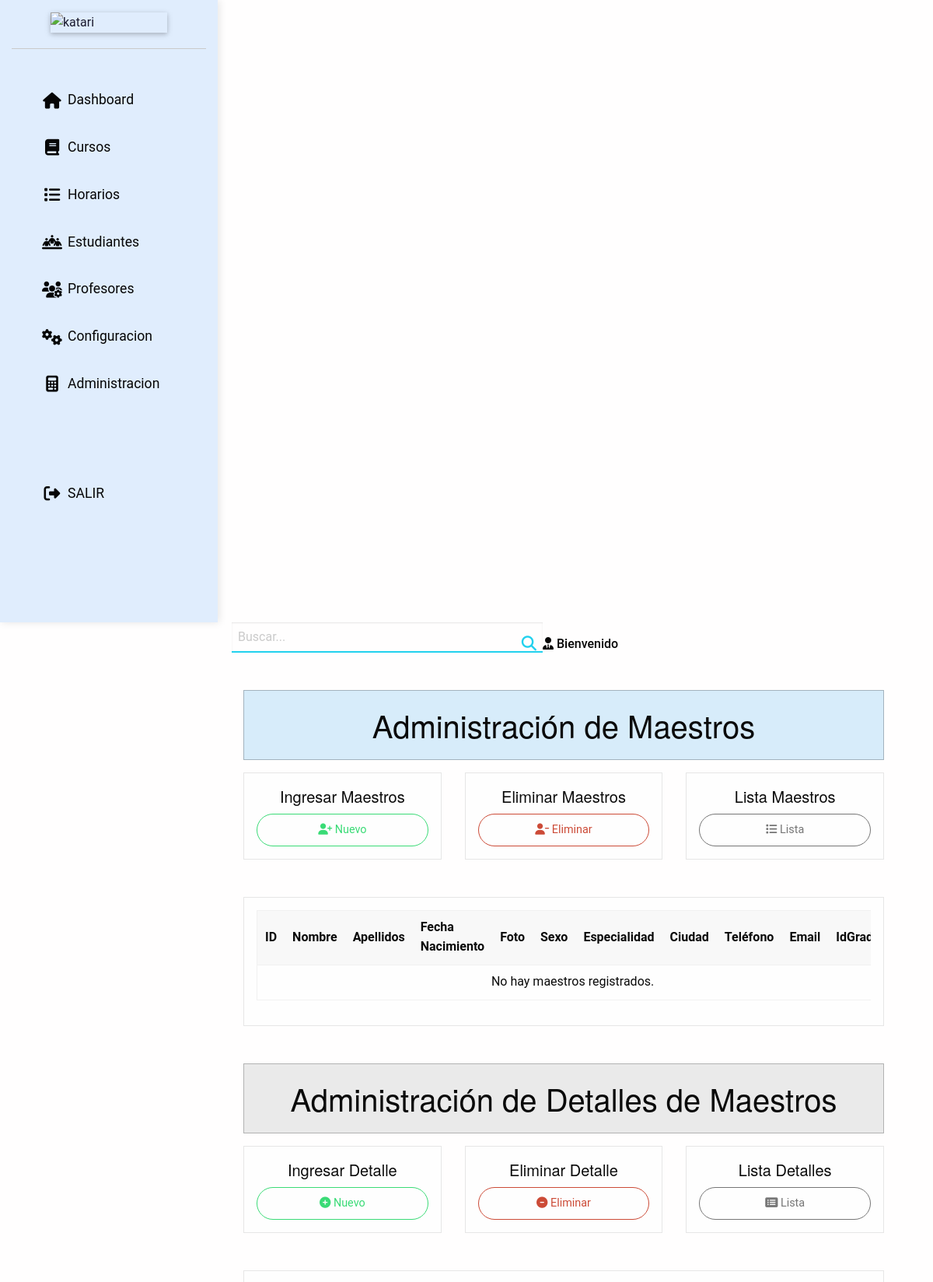
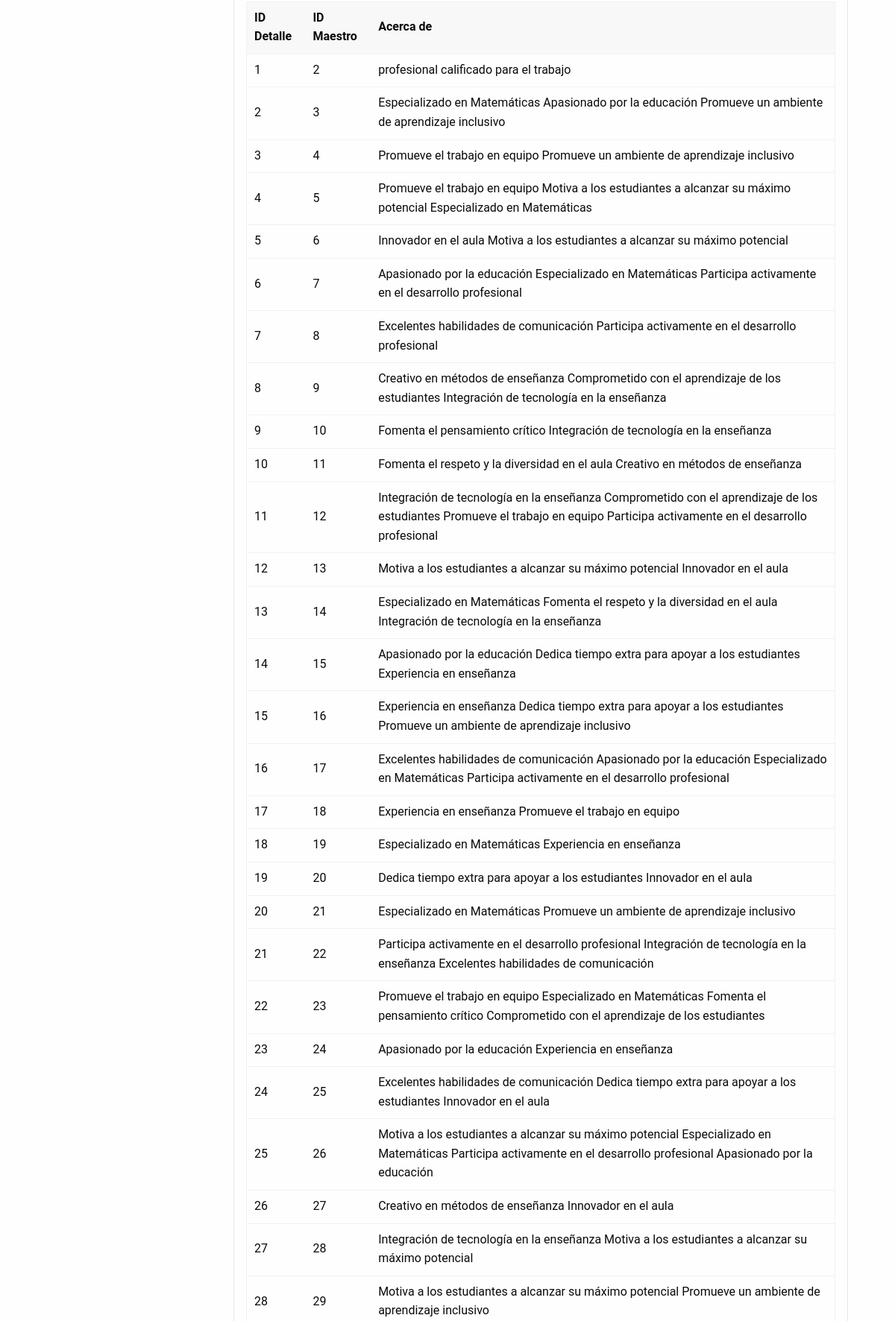
/maestros/indexs (upper part), run on the app's committed database (2 pictures, top to bottom).
### tables this page shows
CREATE TABLE `maestros_detalle` (
  `idmaestro_detalle` int(11) NOT NULL AUTO_INCREMENT,
  `idmaestro` int(11) NOT NULL,
  `acercade` varchar(255) NOT NULL,
  PRIMARY KEY (`idmaestro_detalle`)
);

### libs/controller.php (called while the page is built, shortened)
<?php
class Controller
{
  function loadModel($model)
  {
    $url = 'models/' . $model . "model.php";
  }
}

### libs/view.php (called while the page is built, shortened)
<?php
class View
{
  function Render($nombre)
  {
    require 'views/' . $nombre . '.php';
  }
}

### controller/maestros.php (called while the page is built, shortened)
<?php
class Maestros extends Controller {
    public function indexs() {
        try {
            $datosd = $this->model->listarDetalles();
            $this->view->datosd = $datosd;
            $this->view->render('maestros/index');
        } catch (Exception $e) {
            error_log("Error en listarDetalles: " . $e->getMessage());
            $this->view->render('maestros/index');
        }
    }
}

### index.php (called while the page is built, shortened)
<?php
require_once "libs/Conexion.php";
require_once "libs/controller.php";
require_once "libs/view.php";
require_once "libs/app.php";
$app = new App();

### libs/Conexion.php (called while the page is built, shortened)
<?php
class Conexion
{
  private $conn;
  function __construct()
  {
    $host = constant('HOST');
    $user = constant('USER');
    $pass = constant('PASSWORD');
    $db   = constant('DB');
    $this->conn = new mysqli($host, $user, $pass, $db);
    return $this->conn;
  }
  public function ConsultaCon($sql)
  {
    if (!$result = $this->conn->query($sql)) {
      echo "Error: " . mysqli_error($this->conn);
      return false;
      exit();
    }
    return $result;
  }
}

### models/maestrosmodel.php (called while the page is built, shortened)
<?php
class MaestrosModel extends Model {
    public function ListarDetalles() {
        $query = "SELECT * FROM maestros_detalle;";
        $datosd = $this->conn->ConsultaCon($query);
        return $datosd;
    }
}
?>

### views/maestros/index.php (the view, shortened to what this page needs)
<?php require('views/header.php'); ?>
<?php
$datos = isset($this->datos) ? $this->datos : null;
$datosd = isset($this->datosd) ? $this->datosd : null;
?>
<div class="grid-container fluid margin-top-2">
    <div class="grid-x grid-padding-x">
        <div class="cell">
            <div class="callout primary">
                <h2 class="text-center">Administración de Maestros</h2>
            </div>
        </div>
    </div>
    <div class="grid-x grid-padding-x text-center margin-bottom-2">
        <div class="cell small-12 medium-6 large-4">
            <div class="card">
                <div class="card-section">
                    <h5>Ingresar Maestros</h5>
                    <a class="button expanded success hollow rounded" href="<?php echo constant('URL'); ?>maestros/insertarMaestro">
                        <i class="fas fa-user-plus"></i> Nuevo
                    </a>
                </div>
            </div>
        </div>
        <div class="cell small-12 medium-6 large-4">
            <div class="card">
                <div class="card-section">
                    <h5>Eliminar Maestros</h5>
                    <a class="button expanded alert hollow rounded" href="<?php echo constant('URL'); ?>maestros/eliminarMaestro">
                        <i class="fas fa-user-minus"></i> Eliminar
                    </a>
                </div>
            </div>
        </div>
        <div class="cell small-12 medium-6 large-4">
            <div class="card">
                <div class="card-section">
                    <h5>Lista Maestros</h5>
                    <a class="button expanded secondary hollow rounded" href="<?php echo constant('URL'); ?>maestros/index">
                        <i class="fas fa-list"></i> Lista
                    </a>
                </div>
            </div>
        </div>
    </div>
    <div class="grid-x grid-padding-x">
        <div class="cell">
            <div class="card">
                <div class="card-section">
                    <div class="table-scroll">
                        <table class="hover unstriped">
                            <thead class="background-primary">
                                <tr>
                                    <th>ID</th>
                                    <th>Nombre</th>
                                    <th>Apellidos</th>
                                    <th>Fecha Nacimiento</th>
                                    <th>Foto</th>
                                    <th>Sexo</th>
                                    <th>Especialidad</th>
                                    <th>Ciudad</th>
                                    <th>Teléfono</th>
                                    <th>Email</th>
                                    <th>IdGrado</th>
                                </tr>
                            </thead>
                            <tbody>
                                <?php if ($datos): ?>
                                    <?php while ($fila = $datos->fetch_array(MYSQLI_ASSOC)): ?>
                                        <tr>
                                            <td><?php echo htmlspecialchars($fila['idmaestro']); ?></td>
                                            <td><?php echo htmlspecialchars($fila['nombre']); ?></td>
                                            <td><?php echo htmlspecialchars($fila['apellidos']); ?></td>
                                            <td><?php echo htmlspecialchars($fila['fecNacimiento']); ?></td>
                                            <td>
                                                <img src="<?php echo htmlspecialchars($fila['foto']); ?>"
                                                     alt="Foto de <?php echo htmlspecialchars($fila['nombre']); ?>"
                                                     width="50">
                                            </td>
                                            <td><?php echo htmlspecialchars($fila['sexo']); ?></td>
                                            <td><?php echo htmlspecialchars($fila['especialidad']); ?></td>
                                            <td><?php echo htmlspecialchars($fila['ciudad']); ?></td>
                                            <td><?php echo htmlspecialchars($fila['telefono']); ?></td>
                                            <td><?php echo htmlspecialchars($fila['email']); ?></td>
                                            <td><?php echo htmlspecialchars($fila['idgrado']); ?></td>
                                        </tr>
                                    <?php endwhile; ?>
                                <?php else: ?>
                                    <tr><td colspan="11" class="text-center">No hay maestros registrados.</td></tr>
                                <?php endif; ?>
                            </tbody>
                        </table>
                    </div>
                </div>
            </div>
        </div>
    </div>
<div class="grid-x grid-padding-x margin-top-2">
    <div class="cell">
        <div class="callout secondary">
            <h2 class="text-center">Administración de Detalles de Maestros</h2>
        </div>
    </div>
</div>
<div class="grid-x grid-padding-x text-center margin-bottom-2">
    <div class="cell small-12 medium-6 large-4">
        <div class="card">
            <div class="card-section">
                <h5>Ingresar Detalle</h5>
                <a class="button expanded success hollow rounded" href="<?php echo constant('URL'); ?>maestros/insertarDetalle">
                    <i class="fas fa-plus-circle"></i> Nuevo
                </a>
            </div>
        </div>
    </div>
    <div class="cell small-12 medium-6 large-4">
        <div class="card">
            <div class="card-section">
                <h5>Eliminar Detalle</h5>
                <a class="button expanded alert hollow rounded" href="<?php echo constant('URL'); ?>maestros/eliminarDetalle">
                    <i class="fas fa-minus-circle"></i> Eliminar
                </a>
            </div>
        </div>
    </div>
    <div class="cell small-12 medium-6 large-4">
        <div class="card">
            <div class="card-section">
                <h5>Lista Detalles</h5>
                <a class="button expanded secondary hollow rounded" href="<?php echo constant('URL'); ?>maestros/indexs">
                    <i class="fas fa-list-alt"></i> Lista
                </a>
            </div>
        </div>
    </div>
</div>
<div class="grid-x grid-padding-x">
    <div class="cell">
        <div class="card">
            <div class="card-section">
                <div class="table-scroll">
                    <table class="hover unstriped">
                        <thead class="background-secondary">
                            <tr>
                                <th>ID Detalle</th>
                                <th>ID Maestro</th>
                                <th>Acerca de</th>
                            </tr>
                        </thead>
                        <tbody>
                            <?php if ($datosd && mysqli_num_rows($datosd) > 0): ?>
                                <?php while ($fila = $datosd->fetch_array(MYSQLI_ASSOC)): ?>
                                    <tr>
                                        <td><?php echo htmlspecialchars($fila['idmaestro_detalle']); ?></td>
                                        <td><?php echo htmlspecialchars($fila['idmaestro']); ?></td>
                                        <td><?php echo htmlspecialchars($fila['acercade']); ?></td>
                                    </tr>
                                <?php endwhile; ?>
                            <?php else: ?>
                                <tr>
                                    <td colspan="3" class="text-center">No hay registros disponibles</td>
                                </tr>
                            <?php endif; ?>
                        </tbody>
                    </table>
                </div>
            </div>
        </div>
    </div>
</div>
        <?php require('views/footer.php'); ?>

### libs/app.php (shortened to what this page needs)
<?php
class App
{
  function __construct()
  {
    @$url = $_GET['url'];
    @$url = rtrim($url, '/');
    $url = explode('/', $url);
    $archivoController = "controller/" . $url[0] . ".php";
    if (file_exists($archivoController)) {
        $controller = new $url[0];
        $controller->loadModel($url[0]);
        $nparam = sizeof($url);
        if($nparam > 1)
        {
          if($nparam > 2)
          {
            $param = [];
            for($i = 2; $i < $nparam; $i++)
            {
              array_push($param, $url[$i]);
            }
            $controller->{$url[1]}($param);
          }else{
            $controller->{$url[1]}();
          }
        }else{
          $controller->render();
        }
      } else {
        require "controller/error.php";
        $controller = new ErrorGeneral();
        $controller->render();
      }
  }
}

### views/header.php (shortened to what this page needs)
<!doctype html>
<html class="no-js" lang="es">
<head>
  <link rel="stylesheet" href="<?php echo constant('URL') . 'public/foundation/css/foundation.css' ?>">
  <link rel="stylesheet" href="<?php echo constant('URL') . 'public/foundation/css/foundation-float.css' ?>">
  <link rel="stylesheet" href="<?php echo constant('URL') . 'public/foundation/css/foundation-prototype.css' ?>">
  <link rel="stylesheet" href="https://cdnjs.cloudflare.com/ajax/libs/font-awesome/6.5.1/css/all.min.css" />
  <link rel="stylesheet" href="<?php echo constant('URL') . 'public/css/main.css' ?>">
</head>
<body>
  <div class="off-canvas-wrapper">
    <div class="off-canvas position-left reveal-for-large sidebar-z" id="offCanvas" data-off-canvas>
      <div class="grid-container nav-z">
        <div class="grid-x align-center margin-top-1">
          <img class="shadow" src="<?php echo constant('URL') . '#' ?>" alt="katari" width="60%">
        </div>
        <hr>
        <div class="grid-x">
          <div class="cell">
            <ul class="vertical menu">
              <li>
                <a href="<?php echo constant('URL') ?>dashboard">
                  <i class="fas fa-house"></i>
                  <span class="nav-item">Dashboard</span>
                </a>
              </li>
              <li>
                <a href="<?php echo constant('URL') ?>cursos">
                  <i class="fas fa-book"></i>
                  <span class="nav-item">Cursos</span>
                </a>
              </li>
              <li>
                <a href="<?php echo constant('URL') ?>horarios">
                  <i class="fas fa-list"></i>
                  <span class="nav-item">Horarios</span>
                </a>
              </li>
              <li>
                <a href="<?php echo constant('URL') ?>estudiantes">
                  <i class="fas fa-people-line"></i>
                  <span class="nav-item">Estudiantes</span>
                </a>
              </li>
              <li>
                <a href="<?php echo constant('URL') ?>maestros">
                  <i class="fas fa-users-cog"></i>
                  <span class="nav-item">Profesores</span>
                </a>
              </li>
              <li>
                <a href="<?php echo constant('URL') ?>#">
                  <i class="fas fa-gears"></i>
                  <span class="nav-item">Configuracion</span>
                </a>
              </li>
              <li>
                <a href="<?php echo constant('URL') ?>#">
                  <i class="fas fa-calculator"></i>
                  <span class="nav-item">Administracion</span>
                </a>
              </li>
            </ul>
          </div>
          <div class="cell margin-top-3">
            <ul class="vertical menu">
              <li>
                <a href="<?php echo constant('URL') ?>#">
                  <i class="fas fa-sign-out-alt"></i>
                  <span class="nav-item">SALIR</span>
                </a>
              </li>
            </ul>
          </div>
        </div>
      </div>
    </div>
    <div class="off-canvas-content" data-off-canvas-content>
      <div class="grid-container full margin-horizontal-3">
        <header class="zeta-container">
          <div class="grid-x container">
            <div class="search-box">
              <input type="text" placeholder="Buscar...">
              <button type="submit"><i class="fas fa-search"></i></button>
            </div>
            <div class="user-info">
              <span><i class="fas fa-user-tie"></i> Bienvenido</span>
            </div>
          </div>
        </header>

### views/footer.php (shortened to what this page needs)
    </div>
</div>
</body>
</html>

### public/css/main.css (style rules this page uses)
:root { --background-color: #fffefe; --primary-color: #1a1a2e; --text-color: #060606; --gray-color: #4e4e50; --sidebar-background: #e0edfd; --sidebar-light: #45e9a2; --sidebar-hover: #345e83; --sidebar-text: var(--text-color); --topbar-background: hsl(0, 0%, 100%); --topbar-border: var(--sidebar-light); --success-color: #22d1ee; --hover-transition: all 0.3s ease-in-out; }
body { background-color: var(--background-color); font-family: "Roboto", sans-serif; color: var(--primary-color); margin: 0; padding: 0; line-height: 1.6; }
.sidebar-z { position: relative; z-index: 100; width: 280px; min-height: 100vh; background-color: var(--sidebar-background); box-shadow: 2px 0 10px rgba(0, 0, 0, 0.1); }
.nav-z ul { list-style: none; padding: 1rem; margin: 0; }
.nav-z ul li a { margin: 0.5rem 0; padding: 0.75rem 1rem; color: var(--sidebar-text); font-size: 1.1rem; display: flex; align-items: center; height: auto; text-decoration: none; transition: var(--hover-transition); border-radius: 8px; }
.nav-z ul li a .fas { width: 2.5rem; min-width: 2.5rem; font-size: 1.3rem; text-align: center; }
.search-box { position: relative; display: flex; width: 100%; max-width: 400px; }
.search-box input[type="text"] { border: none; border-bottom: 2px solid var(--success-color); background-color: transparent; color: var(--primary-color); padding: 0.5rem; width: 100%; outline: none; font-size: 1rem; transition: border-color 0.3s ease; }
.search-box button { position: absolute; top: 50%; right: 0.5rem; transform: translateY(-50%); background-color: transparent; border: none; color: var(--success-color); cursor: pointer; font-size: 1.2rem; transition: color 0.3s ease; }
.user-info { display: flex; align-items: center; gap: 1rem; }
.user-info span { color: var(--text-color); font-size: 1rem; font-weight: 500; }

### data on the page
maestros_detalle: idmaestro_detalle "1", idmaestro "2", acercade "profesional calificado para el trabajo"
maestros_detalle: idmaestro_detalle "2", idmaestro "3", acercade "Especializado en Matemáticas Apasionado por la educación Promueve un ambiente de aprendizaje inclusivo"
maestros_detalle: idmaestro_detalle "3", idmaestro "4", acercade "Promueve el trabajo en equipo Promueve un ambiente de aprendizaje inclusivo"
maestros_detalle: idmaestro_detalle "4", idmaestro "5", acercade "Promueve el trabajo en equipo Motiva a los estudiantes a alcanzar su máximo potencial Especializado en Matemáticas"
maestros_detalle: idmaestro_detalle "5", idmaestro "6", acercade "Innovador en el aula Motiva a los estudiantes a alcanzar su máximo potencial"
maestros_detalle: idmaestro_detalle "6", idmaestro "7", acercade "Apasionado por la educación Especializado en Matemáticas Participa activamente en el desarrollo profesional"
maestros_detalle: idmaestro_detalle "7", idmaestro "8", acercade "Excelentes habilidades de comunicación Participa activamente en el desarrollo profesional"
maestros_detalle: idmaestro_detalle "8", idmaestro "9", acercade "Creativo en métodos de enseñanza Comprometido con el aprendizaje de los estudiantes Integración de tecnología en la enseñanza"
maestros_detalle: idmaestro_detalle "9", idmaestro "10", acercade "Fomenta el pensamiento crítico Integración de tecnología en la enseñanza"
maestros_detalle: idmaestro_detalle "10", idmaestro "11", acercade "Fomenta el respeto y la diversidad en el aula Creativo en métodos de enseñanza"
maestros_detalle: idmaestro_detalle "11", idmaestro "12", acercade "Integración de tecnología en la enseñanza Comprometido con el aprendizaje de los estudiantes Promueve el trabajo en equipo Participa activamente en el desarrollo profesional"
maestros_detalle: idmaestro_detalle "12", idmaestro "13", acercade "Motiva a los estudiantes a alcanzar su máximo potencial Innovador en el aula"
maestros_detalle: idmaestro_detalle "13", idmaestro "14", acercade "Especializado en Matemáticas Fomenta el respeto y la diversidad en el aula Integración de tecnología en la enseñanza"
maestros_detalle: idmaestro_detalle "14", idmaestro "15", acercade "Apasionado por la educación Dedica tiempo extra para apoyar a los estudiantes Experiencia en enseñanza"
maestros_detalle: idmaestro_detalle "15", idmaestro "16", acercade "Experiencia en enseñanza Dedica tiempo extra para apoyar a los estudiantes Promueve un ambiente de aprendizaje inclusivo"
maestros_detalle: idmaestro_detalle "16", idmaestro "17", acercade "Excelentes habilidades de comunicación Apasionado por la educación Especializado en Matemáticas Participa activamente en el desarrollo profesional"
maestros_detalle: idmaestro_detalle "17", idmaestro "18", acercade "Experiencia en enseñanza Promueve el trabajo en equipo"
maestros_detalle: idmaestro_detalle "18", idmaestro "19", acercade "Especializado en Matemáticas Experiencia en enseñanza"
maestros_detalle: idmaestro_detalle "19", idmaestro "20", acercade "Dedica tiempo extra para apoyar a los estudiantes Innovador en el aula"
maestros_detalle: idmaestro_detalle "20", idmaestro "21", acercade "Especializado en Matemáticas Promueve un ambiente de aprendizaje inclusivo"
maestros_detalle: idmaestro_detalle "21", idmaestro "22", acercade "Participa activamente en el desarrollo profesional Integración de tecnología en la enseñanza Excelentes habilidades de comunicación"
maestros_detalle: idmaestro_detalle "22", idmaestro "23", acercade "Promueve el trabajo en equipo Especializado en Matemáticas Fomenta el pensamiento crítico Comprometido con el aprendizaje de los estudiantes"
maestros_detalle: idmaestro_detalle "23", idmaestro "24", acercade "Apasionado por la educación Experiencia en enseñanza"
maestros_detalle: idmaestro_detalle "24", idmaestro "25", acercade "Excelentes habilidades de comunicación Dedica tiempo extra para apoyar a los estudiantes Innovador en el aula"
maestros_detalle: idmaestro_detalle "25", idmaestro "26", acercade "Motiva a los estudiantes a alcanzar su máximo potencial Especializado en Matemáticas Participa activamente en el desarrollo profesional Apasionado por la educación"
maestros_detalle: idmaestro_detalle "26", idmaestro "27", acercade "Creativo en métodos de enseñanza Innovador en el aula"
maestros_detalle: idmaestro_detalle "27", idmaestro "28", acercade "Integración de tecnología en la enseñanza Motiva a los estudiantes a alcanzar su máximo potencial"
maestros_detalle: idmaestro_detalle "28", idmaestro "29", acercade "Motiva a los estudiantes a alcanzar su máximo potencial Promueve un ambiente de aprendizaje inclusivo"
